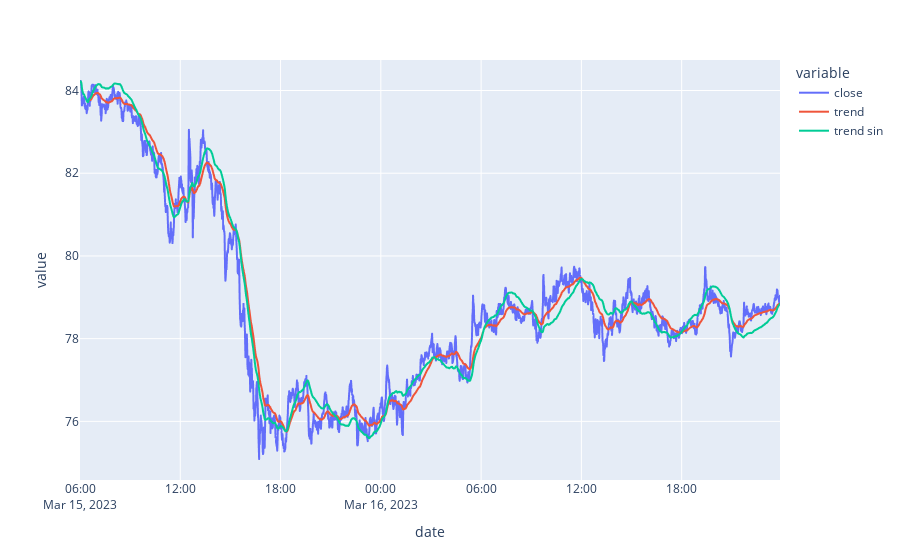

Notebook code cell kept with this figure:
### Code cell
xp.line(asset.df[["close", "trend", "trend sin"]])

### Figure 1 — Plotly figure (JSON) as saved in the notebook; plotly's stock layout.template omitted (floating-point values rounded to 4 significant figures; data arrays with more than 128 entries replaced by an {"elided": "..."} marker saying what was removed)
{"data": [{"hovertemplate": "variable=close<br>date=%{x}<br>value=%{y}<extra></extra>", "legendgroup": "close", "line": {"color": "#636efa", "dash": "solid"}, "marker": {"symbol": "circle"}, "mode": "lines", "name": "close", "showlegend": true, "type": "scattergl", "x": {"elided": "2514 str values"}, "xaxis": "x", "y": {"elided": "2514 float values"}, "yaxis": "y"}, {"hovertemplate": "variable=trend<br>date=%{x}<br>value=%{y}<extra></extra>", "legendgroup": "trend", "line": {"color": "#EF553B", "dash": "solid"}, "marker": {"symbol": "circle"}, "mode": "lines", "name": "trend", "showlegend": true, "type": "scattergl", "x": {"elided": "2514 str values"}, "xaxis": "x", "y": {"elided": "2514 float values"}, "yaxis": "y"}, {"hovertemplate": "variable=trend sin<br>date=%{x}<br>value=%{y}<extra></extra>", "legendgroup": "trend sin", "line": {"color": "#00cc96", "dash": "solid"}, "marker": {"symbol": "circle"}, "mode": "lines", "name": "trend sin", "showlegend": true, "type": "scattergl", "x": {"elided": "2514 str values"}, "xaxis": "x", "y": {"elided": "2514 float values"}, "yaxis": "y"}], "layout": {"legend": {"title": {"text": "variable"}, "tracegroupgap": 0}, "margin": {"t": 60}, "xaxis": {"anchor": "y", "domain": [0, 1], "title": {"text": "date"}}, "yaxis": {"anchor": "x", "domain": [0, 1], "title": {"text": "value"}}}}
